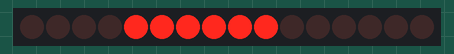
This sketch was run on a simulated ATtiny85, built with avr-gcc and run on an emulated ATtiny85. Shown: 16 shift-register outputs drawn as a row of LEDs (first output left, lit = HIGH). Wiring (inferred from the names in the program): 2 × shift register (74HC595): data PB0; shift clock PB3; latch PB4. Wiring (inferred from the signals the program sends): row of LEDs: on Q0, Q1, Q2, Q3, Q4, Q5, Q6, Q7, Q8, Q9, Q10, Q11, Q12, Q13, Q14, Q15.

Above: at 0.6 s.
At 10.42 s:
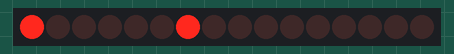
At 15.33 s:
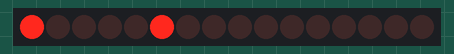
At 20.2 s:
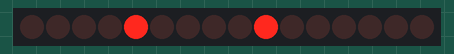
At 30.01 s:
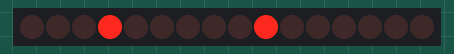
At 39.94 s:
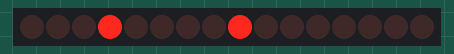
Timing chart, 0 to 40.0 s (numbered marks = the images above):
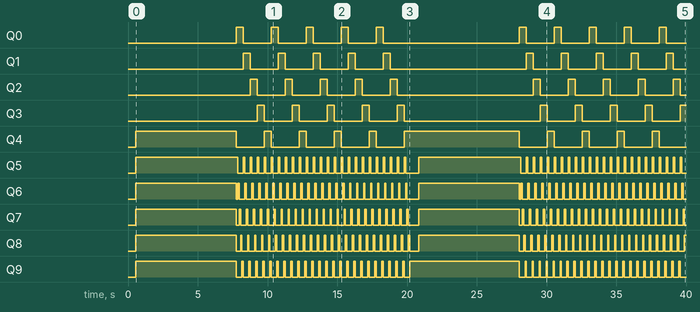

The sketch:

tree.ino
```cpp
/* led matrix controller on attiny45.
Matrix 5x5.
*/

#define CLK 3
#define LATCH 4
#define DATA 0

void setup(){
  pinMode(CLK,OUTPUT);
  pinMode(LATCH,OUTPUT);
  pinMode(DATA,OUTPUT);
}

unsigned int to_send = 0;
void loop(){

  int i,j;
  for(j=0; j<5; ++j){
    for(i=0; i< 500; ++i){
      light_tree();
    }
    delay(1000);
  }

  for(i=0; i<5; ++i){
    all();
  }
}


void light_tree(){
  int i;
   for(i=0; i<5; ++i){
    to_send = 0;
    to_send |= 1 << i;
    to_send |= 31 << 5;

     write_tree(to_send);

  }
}

void all(){
  int i,j;
 for(i=0; i<5; ++i){
  for(j=0; j<5; ++j){
    to_send = (1 << (i)) | (1 << (j+5)) ;
    write_tree(to_send);
    delay(100);
  }
 }
}

void write_tree(unsigned int data){
  digitalWrite(LATCH, LOW);

    shiftOut(DATA, CLK, MSBFIRST, (unsigned char) (data >> 8));
    shiftOut(DATA,CLK, MSBFIRST,  (unsigned char)(data));

    digitalWrite(LATCH, HIGH);
}
```

Measured:
- by itself, Q0–2: goes 4 × (HIGH 0.50 s, LOW 2.0 s), HIGH 0.50 s, LOW 9.8 s, 4 × (HIGH 0.50 s, LOW 2.0 s), HIGH 0.50 s, then LOW
- by itself, Q3: goes 4 × (HIGH 0.50 s, LOW 2.0 s), HIGH 0.50 s, LOW 9.8 s, 4 × (HIGH 0.50 s, LOW 2.0 s), then HIGH
- by itself, Q4: goes HIGH 7.2 s, 4 × (LOW 2.0 s, HIGH 0.50 s), LOW 2.0 s, HIGH 8.3 s, 4 × (LOW 2.0 s, HIGH 0.50 s), then LOW
- by itself, Q5: goes HIGH 7.3 s, 24 × (LOW 0.40 s, HIGH 0.10 s), LOW 0.95 s, HIGH 7.3 s, 23 × (LOW 0.40 s, HIGH 0.10 s), then LOW
- by itself, Q6: LOW → HIGH at 0.55 s, → LOW 7.2 s later, → HIGH 0.10 s later, → LOW 0.10 s later, … (102 changes in this stretch)
- by itself, Q7: LOW → HIGH at 0.55 s, → LOW 7.2 s later, → HIGH 0.20 s later, → LOW 0.10 s later, … (102 changes in this stretch)
- by itself, Q8: LOW → HIGH at 0.55 s, → LOW 7.2 s later, → HIGH 0.30 s later, → LOW 0.10 s later, … (101 changes in this stretch)
- by itself, Q9: goes HIGH 7.2 s, 24 × (LOW 0.40 s, HIGH 0.10 s), LOW 0.40 s, HIGH 7.9 s, 23 × (LOW 0.40 s, HIGH 0.10 s), then LOW
